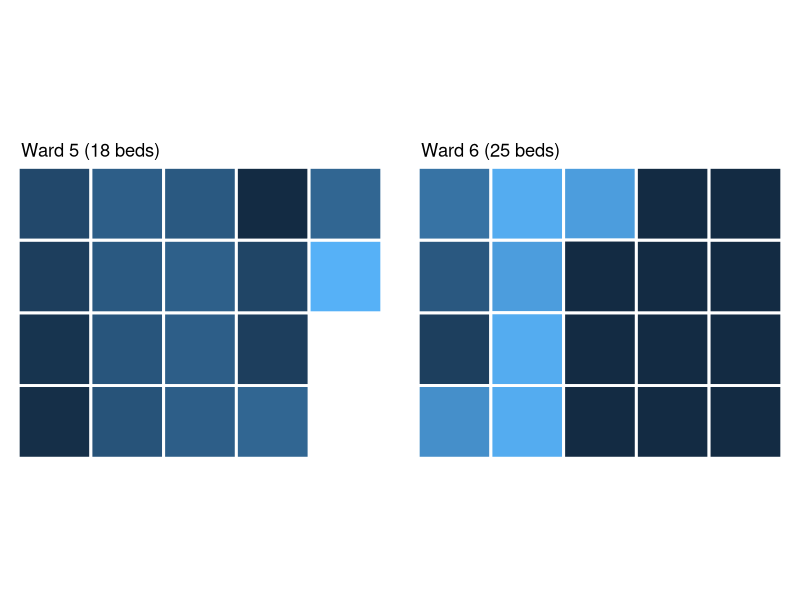

Reproduce this figure in R.
# the geom_tile() script

# Step 0 - install/load packages
library(tidyverse)
library(cowplot)

#Step 1 - create a dataframe

# Creating vectors
x <- c(1, 1, 1, 1, 2, 2, 2, 2, 3, 3, 3, 3, 4, 4, 4, 4, 5, 5)
y <- c(1, 2, 3, 4, 1, 2, 3, 4, 1, 2, 3, 4, 1, 2, 3, 4, 3, 4)
value <- c(3, 6, 12, 18, 24, 25, 27, 30, 30, 30, 31, 27, 34, 12, 16, 0.7, 72, 34)
# Creating a dataframe
df <- data.frame(x = x,
                 y = y,
                 value = value)

# Step 2 draw a plot

plot_ward_5 <-
  ggplot(data = df) +
  aes(x = x, 
      y = y,
      fill = value) +
  geom_tile(color = "white",
            lwd = 1,
            linetype = 1) + 
  coord_fixed() + 
  theme_void() +
  theme(legend.position = "none") +
  labs(title = "Ward 5 (18 beds)") +
  theme(plot.title = element_text(hjust = 0.08,
                                  vjust = -1))

# Create a second ward etc.
# Creating vectors
x1 <- c(1, 1, 1, 1, 1, 2, 2, 2, 2, 2, 3, 3, 3, 3, 3, 4, 4, 4, 4, 4, 5, 5, 5, 5)
y1 <- c(1, 2, 3, 4, 1, 2, 3, 4, 1, 2, 3, 4, 1, 2, 3, 4, 1, 2, 3, 4, 1, 2, 3, 4)
value1 <- c(3, 6, 12, 18, 24, 25, 27, 30, 30, 30, 31, 27, 1, 1, 1, 1, 1, 1, 1, 1, 1, 1, 1, 1)
# Creating a dataframe
df1 <- data.frame(x = x1,
                 y = y1,
                 value = value1)

# Step 2 draw a plot

plot_ward_6 <-
  ggplot(data = df1) +
  aes(x = x1, 
      y = y1,
      fill = value1) +
  geom_tile(color = "white",
            lwd = 1,
            linetype = 1) + 
  coord_fixed() + 
  theme_void() +
  theme(legend.position = "none") +
  labs(title = "Ward 6 (25 beds)") +
  theme(plot.title = element_text(hjust = 0.08,
                                  vjust = -1))

plot_grid(plot_ward_5,
          plot_ward_6,
          rel_heights = c(1,1), 
          ncol = 2)
